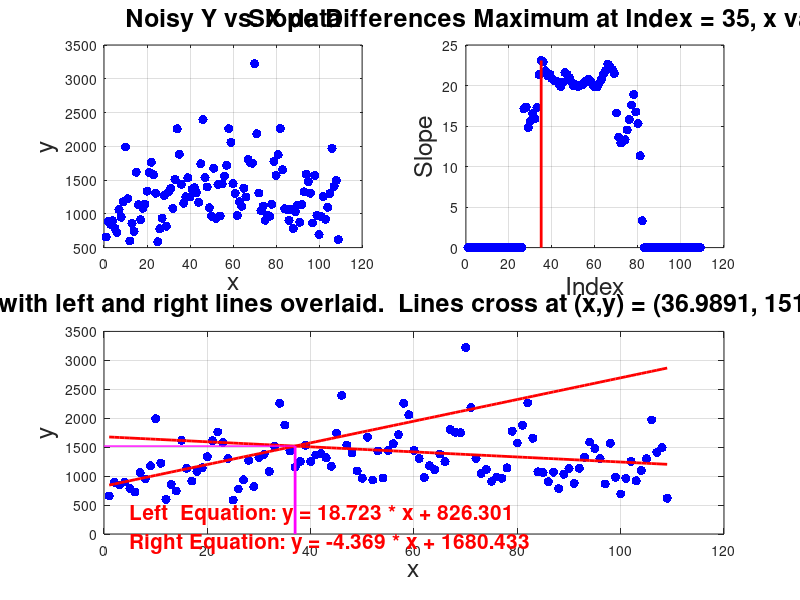

Recreate this plot in MATLAB.
% Find optimal pair of lines to fit noisy data, one line on left side and one line on right side.  Separation/crossing x value is identified.
clc;	% Clear command window.
clear;	% Delete all variables.
close all;	% Close all figure windows except those created by imtool.
workspace;	% Make sure the workspace panel is showing.
fontSize = 18;
markerSize = 20;
%============================================================================================================
% FIRST CREATE SAMPLE X-Y DATA.  Skip (delete) this part if you already have your x and y data vectors.
% Define number of points.
numPoints = 100;
midIndex = round(numPoints/2);
% Load sample data.
s=load('product_16.mat')
x = s.time;
yNoisy = s.y;
% Done defining sample data.
%============================================================================================================
% Plot lines.
subplot(2, 2, 1);
plot(x, yNoisy, 'b.', 'MarkerSize', markerSize);
grid on;
xlabel('x', 'FontSize', fontSize);
ylabel('y', 'FontSize', fontSize);
title('Noisy Y vs. X data', 'FontSize', fontSize);
% Enlarge figure to full screen.
set(gcf, 'Units', 'Normalized', 'OuterPosition', [0, 0.04, 1, 0.96]);
%================================================================================================================================================
% NOW SCAN ACROSS DATA FITTING LEFT AND RIGHT PORTION TO LINES.
% Assume the crossing point will be somewhere in the middle half of the points.
% If you go much more outward than that there are too few points to get a good line and the slopes of the lines will vary tremendously.
% Fit a line through the right and left parts and get the slopes.
% Keep the point where the slope difference is greatest.
numPoints = length(x);
index1 = round(0.25 * numPoints); % 25% of the way through.
index2 = round(0.75 * numPoints); % 75% of the way through.
% In other words, assume that we need at least 25 percent of the points to make a good estimate of the line.
% Obviously if we took only 2 or 3 points, then the slope could vary quite dramatically,
% so let's use at least 25% of the points to make sure we don't get crazy slopes.
% Initialize structure array
for k = 1 : numPoints
    lineData(k).slopeDifferences = 0;
    lineData(k).line1 = [0,0];
    lineData(k).line2 = [0,0];
end
for k = index1 : index2
    % Get data in left side.
    x1 = x(1:k);
    y1 = yNoisy(1:k);
    % Fit a line through the left side.
    coefficients1 = polyfit(x1, y1, 1); % The slope is coefficients1(1).
    % Get data in right side.
    x2 = x(k+1:end);
    y2 = yNoisy(k+1:end);
    % Fit a line through the left side.
    coefficients2 = polyfit(x2, y2, 1); % The slope is coefficients2(1).
    
    % Compute difference in slopes, and store in structure array along with line equation coefficients.
    lineData(k).slopeDifferences = abs(coefficients1(1) - coefficients2(1));
    lineData(k).line1 = coefficients1;
    lineData(k).line2 = coefficients2;
end
% Find index for which slope difference is greatest.
slopeDifferences = [lineData.slopeDifferences]; % Extract from structure array into double vector of slope differences only
% slope1s = struct2table(lineData.line1); % Extract from structure array into double vector of slopes only
% slope2s = [lineData.line2(1)]; % Extract from structure array into double vector of slopes only
[maxSlopeDiff, indexOfMaxSlopeDiff] = max(slopeDifferences)
% Plot slope differences.
subplot(2, 2, 2);
plot(slopeDifferences, 'b.', 'MarkerSize', markerSize);
xlabel('Index', 'FontSize', fontSize);
ylabel('Slope', 'FontSize', fontSize);
grid on;
caption = sprintf('Slope Differences Maximum at Index = %d, x value = %.2f', indexOfMaxSlopeDiff, x(indexOfMaxSlopeDiff));
title(caption, 'FontSize', fontSize);
% Mark it with a red line.
line([indexOfMaxSlopeDiff, indexOfMaxSlopeDiff], [0, maxSlopeDiff], 'Color', 'r', 'LineWidth', 2);
% Show everything together all on one plot.
% Plot lines.
subplot(2, 2, 3:4);
plot(x, yNoisy, 'b.', 'MarkerSize', markerSize);
grid on;
xlabel('x', 'FontSize', fontSize);
ylabel('y', 'FontSize', fontSize);
hold on;
% Use the equation of line1 to get fitted/regressed y1 values.
slope1 = lineData(indexOfMaxSlopeDiff).line1(1);
intercept1 = lineData(indexOfMaxSlopeDiff).line1(2);
y1Fitted = slope1 * x + intercept1;
% Plot line 1 over/through data.
plot(x, y1Fitted, 'r-', 'LineWidth', 2);
% Use the equation of line2 to get fitted/regressed y2 values.
slope2 = lineData(indexOfMaxSlopeDiff).line2(1);
intercept2 = lineData(indexOfMaxSlopeDiff).line2(2);
y2Fitted = slope2 * x + intercept2;
% Plot line 2 over/through data.
plot(x, y2Fitted, 'r-', 'LineWidth', 2);
%================================================================================================================================================
% FIND THE CROSSING POINT.  IT IS WHERE THE Y VALUES ARE EQUAL.
% Just set the equations equal to each other and solve for x.  
% So y1Fitted = y2Fitted, which means (slope1 * xc + intercept1) = (slope2 * xc + intercept2).  Solving for xc gives:
xc = (intercept2 - intercept1) / (slope1 - slope2);
y1c = slope1 * xc + intercept1; % Will be the same as y2c.
y2c = slope2 * xc + intercept2; % Will be the same as y1c.
% Mark crossing with a magenta line.
% Draw a line up from the x axis to the crossing point.
line([xc, xc], [0, y1c], 'Color', 'm', 'LineWidth', 2);
% Draw a line over from the y axis to the crossing point.
line([0, xc], [y1c, y1c], 'Color', 'm', 'LineWidth', 1);
caption = sprintf('Data with left and right lines overlaid.  Lines cross at (x,y) = (%.4f, %.4f)', xc, y1c);
title(caption, 'FontSize', fontSize);
message1 = sprintf('Left  Equation: y = %.3f * x + %.3f', slope1, intercept1);
message2 = sprintf('Right Equation: y = %.3f * x + %.3f', slope2, intercept2);
message = sprintf('%s\n%s', message1, message2);
fprintf('%s\n', message);
text(5, 100, message, 'Color', 'r', 'FontSize', 15, 'FontWeight', 'bold', 'VerticalAlignment', 'middle');
uiwait(helpdlg(message));